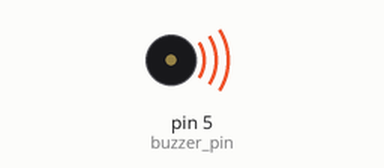
A sketch run on a simulated Arduino Uno, built with avr-gcc and run on an emulated ATmega328P. Shown: buzzer (waves = sounding).

Above: at 0.1 s.
Timing chart, 0 to 1.6 s (numbered marks = the images above):
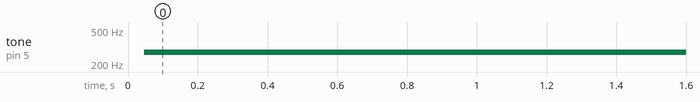

The sketch:

1103_3.ino
```cpp
int buzzer_pin = 5;

void setup() {
  // put your setup code here, to run once:
  pinMode(buzzer_pin, OUTPUT);
}

void loop() {
  // put your main code here, to run repeatedly:
  digitalWrite(buzzer_pin, HIGH);
  delayMicroseconds(1900);
  digitalWrite(buzzer_pin, LOW);
  delayMicroseconds(1900);
  digitalWrite(buzzer_pin, HIGH);
  delayMicroseconds(1700);
  digitalWrite(buzzer_pin, LOW);
  delayMicroseconds(1700);
}
```

Measured:
- by itself, tone on pin 5 (buzzer_pin): silent → 276 Hz at 0.05 s
